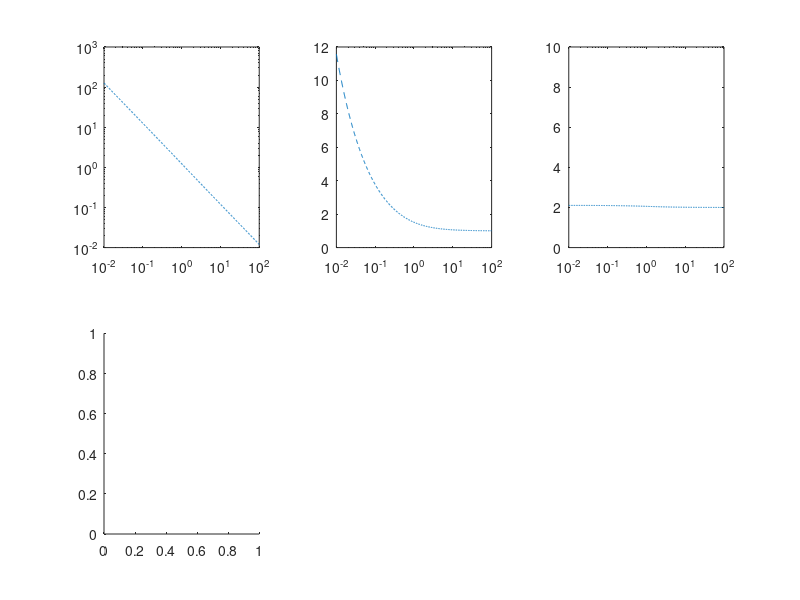

Reproduce this figure in MATLAB.
%% Load Data

va    = 1;                      %input.Parameters.va;
beta_An  = logspace(-2,2,1000);    %input.Parameters.beta;
gamma = 5/3;
theta = 3*pi/7;

% s_plus  = output.sp;
% s_minus = output.sm;

%% Calculate Perturbations

% delB =  (1/(2*va))*(1+(1/beta)^2)^(-0.5)*(s_plus - s_minus);  % deltaB_parallel/B_0
% delU =  (1/(2*va))*(s_plus + s_minus);                        % deltaU_parallel/v_A
% delR = -(1/beta^2)*delB;
% delP = gamma*delR;

%% Find Verscharen Coefficient Magnitudes

% XiMag_grid  = abs(delR)./abs(delB);
% ChiMag_grid = abs(delU)./abs(delB);
% PsiMag_grid = abs(delP)./abs(delB);

%% Find Verscharen Coefficient Phases
% Calculate Wavelet transform of delB, delU, delR, delP for a bunch of
% scales a and positions b

% Calculate Coherence spectrum C for each quantity

% Calculate phase of coefficients by phase = atan(Im(C)/Real(C))

%% Analytic Dispersions

% !!!!!!! Need a theta? Where do I get this from?! !!!!!!!!
C_minus = sqrt(0.5*(1+(gamma*beta_An)/2) - 0.5*sqrt((1+(gamma*beta_An)/2).^2 - 2*gamma*beta_An.*(cos(theta)).^2));

Xi_An  = C_minus.^2./(C_minus.^2 - 0.5.*gamma.*beta_An.*(cos(theta))^2);
Chi_An = C_minus.*cos(theta).*0.5.*gamma.*beta_An./(C_minus.^2 - 0.5.*gamma.*beta_An.*(cos(theta))^2);
Psi_An = gamma.*beta_An.*Xi_An;

%% Plotting
figure(1)

%%% Xi  - Density
% Magnitude
subplot(2,3,1)
loglog(beta_An, abs(Xi_An), '--')    % Analytic Dispersion
% Phase
subplot(2,3,4)

%%% Chi - Velocity
% Magnitude
subplot(2,3,2)
semilogx(beta_An, abs(Chi_An), '--') % Analytic Dispersion
% Phase

%%% Psi - Pressure
% Magnitude
subplot(2,3,3)
semilogx(beta_An, abs(Psi_An), '--') % Analytic Dispersion
axis([10^(-2) 10^2 0 10])
%Phase



% For each coefficient Xi, Chi and Psi we need:
% Plot of coefficient magnitude vs beta
% Plot of coefficient phase vs beta